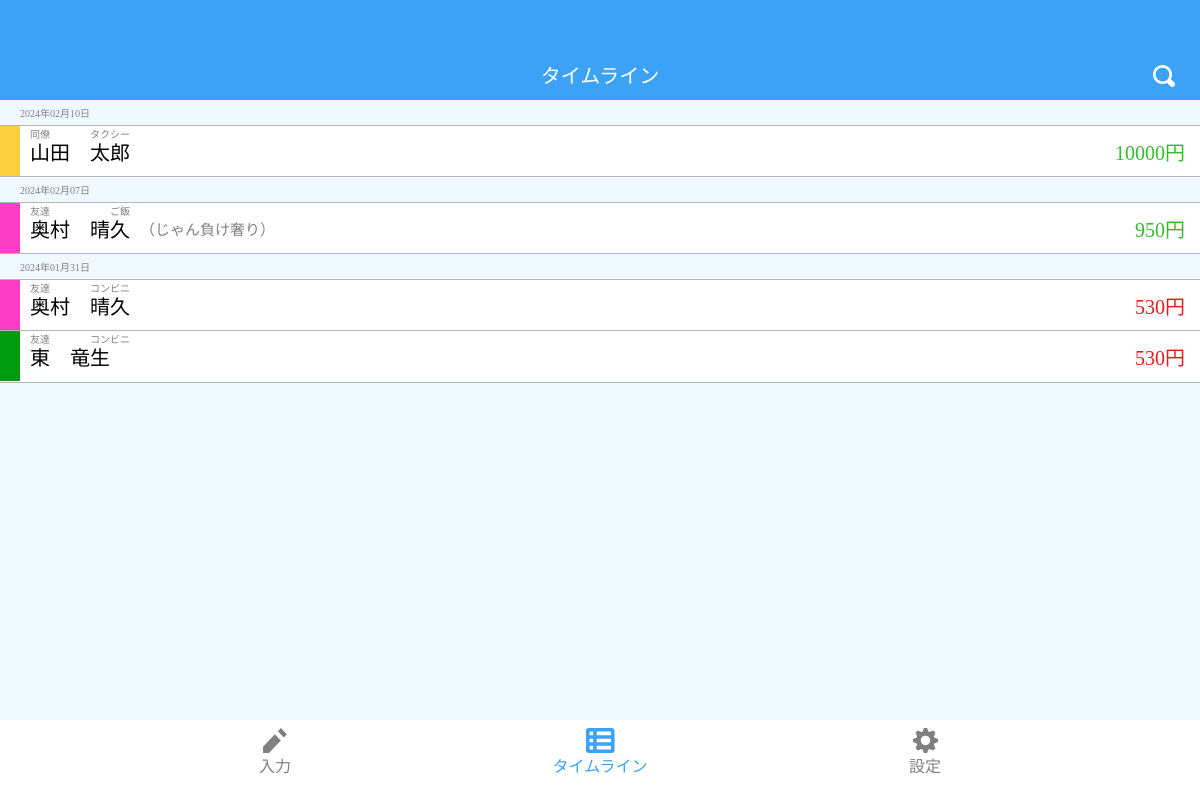
The app's page /timeline.php with its own data.
### tables this page shows
CREATE TABLE datas (id INT AUTO_INCREMENT PRIMARY KEY,genre VARCHAR(2) NOT NULL,amoment INT(9) NOT NULL,name VARCHAR(30) NOT NULL,relation VARCHAR(10) NOT NULL,category VARCHAR(10) NOT NULL,ymd DATE NOT NULL,memo TEXT,FOREIGN KEY (name) REFERENCES names(name),FOREIGN KEY (relation) REFERENCES relations(relation),FOREIGN KEY (category) REFERENCES categorys(category)
);

CREATE TABLE names (name VARCHAR(30) NOT NULL,color VARCHAR(30) NOT NULL,PRIMARY KEY(name)
);

### functions.php (called while the page is built, shortened)
<?php
function getData($pdo, $condition) {
    $sql = "SELECT datas.id,datas.genre,datas.amoment,datas.name,names.color,datas.relation,datas.category,datas.ymd,datas.memo FROM datas INNER JOIN names ON datas.name = names.name";
    $sql .= " ORDER BY ymd DESC";
    $result = $pdo->query($sql);
    $data = $result->fetchAll(PDO::FETCH_ASSOC);
    return $data;
}
function truncateMemo($memo) {
    $maxLength = 8;
    if (mb_strlen($memo) > $maxLength) {
        return mb_substr($memo, 0, $maxLength - 1) . '...';
    } else {
        return $memo;
    }
}
?>

### timeline.php (the view, shortened to what this page needs)
<!DOCTYPE html>
<html lang="ja">
<head>
    <link rel="stylesheet" href="css/style.css">
</head>
<body>
    <header>
        <h2 class="title">タイムライン</h2>
        <a class="filter" href="filter.php"><img src="icon/search.svg"></a>
    </header>
    <main>
    <?php
        require_once dirname(__FILE__) . '/functions.php';
        $pdo = connect();
        $condition = "";
        $datas = getData($pdo, $condition);
        foreach ($datas as $row) {
            $date = date('Y年m月d日', strtotime($row["ymd"]));
            $groupedData[$date][] = $row;
        }
        foreach ($groupedData as $date => $items) {
            echo "<h3 class='tlDate'>$date</h3>";
            foreach ($items as $item) {
                echo "<ul class='tlBox' onclick='redirectToAnotherPage(\"" . $item["id"] . "\", \"" . $item["genre"] . "\", \"" . $item["amoment"] . "\", \"" . $item["name"] . "\", \"" . $item["relation"] . "\", \"" . $item["category"] . "\", \"" . $date . "\", \"" . $item["memo"] . "\")'>";
                if ($item["genre"] == "貸付"){
                    $genreColor = "#32BB2F";
                } else {
                    $genreColor = "#E51B1B";
                }
                echo "<li class='tlColor' style='background-color:" . $item["color"] . ";'></li>";
                echo "<li class='tlAmoment' style='color:" . $genreColor . ";'>" . $item["amoment"] . "円</li>";
                echo "<li class='tlName'>" . $item["name"] . "</li>";
                echo "<li class='tlRelation'>" . $item["relation"] . "</li>";
                echo "<li class='tlCategory'>" . $item["category"] . "</li>";
                if (!empty($item["memo"])) {
                    echo "<li class='tlMemo'>（" . truncateMemo($item["memo"]) . "）</li>";
                }
                echo "</ul>";
            }
        }
    ?>
    </main>
    <footer>
        <ul class="menu">
            <li><a href="index.php" class="menuF"><img src="icon/pen_g.svg" alt="入力アイコン">入力</a></li>
            <li><a href="timeline.php" class="menuT"><img src="icon/timeline_b.svg" alt="タイムラインアイコン">タイムライン</a></li>
            <li><a href="setting.php" class="menuF"><img src="icon/setting_g.svg" alt="設定アイコン">設定</a></li>
        </ul>
    </footer>
</body>
</html>

### css/style.css (style rules this page uses)
* { margin: 0; padding: 0; box-sizing: border-box; }
html { position: relative; min-height: 100%; }
body { margin: 100px 0px 80px; background-color: #F0F9FF; }
header { position: fixed; top: 0; z-index: 999; width: 100%; height: 100px; margin: 0 auto; background-color: #3BA2F6; }
.title { padding: 60px 0px 0px; color: #FFFFFF; font-weight: 500; font-size: 20px; text-align: center; }
footer { position: fixed; bottom: 0; left: 0; width: 100%; height: 80px; background: #FFFFFF; z-index: 999; }
a { color: inherit; text-decoration: none; }
li { list-style: none; }
.menu { display: flex; justify-content: space-evenly; margin: 8px 0px 0px; }
.menu li a { width: 100px; display: flex; flex-direction: column; align-items: center; text-align: center; }
.menuT { color: #3BA2F6; }
.menuF { color: #808080; }
.filter { color: #FFFFFF; position: absolute; right: 25px; top: 65px; }
.tlDate { padding: 0px 0px 0px 20px; color: #808080; font-size: 10px; font-weight: 500; width: 100%; height: 25px; display: flex; align-items: center; }
.tlColor { width: 20px; height: 50px; }
.tlAmoment { right: 15px; display: flex; align-items: center; height: 50px; font-size: 20px; }
.tlName { display: flex; align-items: center; height: 50px; left: 30px; font-size: 20px; }
.tlRelation { font-size: 10px; left: 30px; color: #808080; }
.tlCategory { width: 75px; text-align: right; font-size: 10px; left: 55px; color: #808080; }
.tlMemo { color: #808080; left: 130px; width: 155px; height: 50px; font-size: 15px; display: flex; align-items: center; justify-content: center; }
.tlBox { position: relative; width: 100%; height: 52px; background-color: #FFFFFF; border-top: 1px solid #B5B5B5; border-bottom: 1px solid #B5B5B5; }
.tlBox + .tlBox { border-top: none; }
.tlBox li { position: absolute; }

### records on screen
datas: amoment "10000", name "山田 太郎", relation "同僚", category "タクシー"
datas: amoment "950", name "奥村 晴久", relation "友達", category "ご飯", memo "じゃん負け奢り"
datas: ymd "2024年01月31日", amoment "530", name "東 竜生", relation "友達", category "コンビニ"
datas: amoment "530", name "奥村 晴久", relation "友達", category "コンビニ"

### other values on screen
$date "2024年02月10日"
$date "2024年02月07日"
